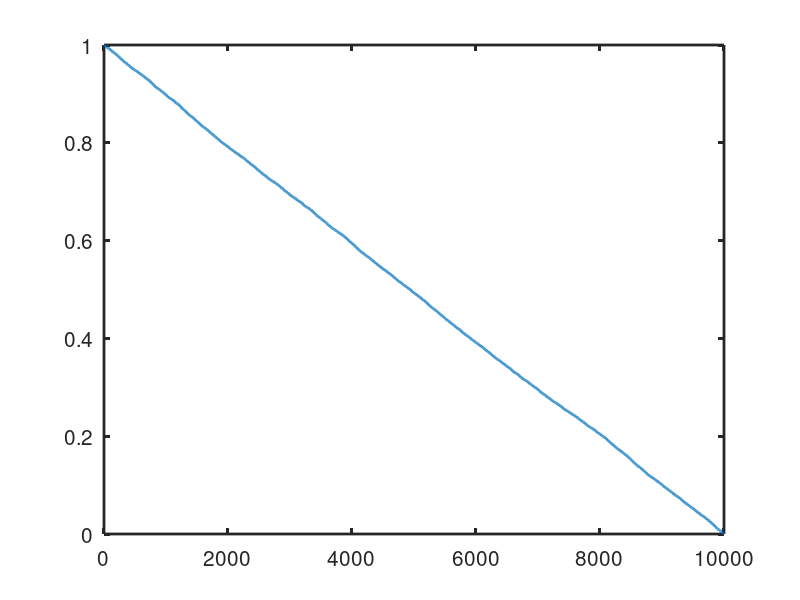
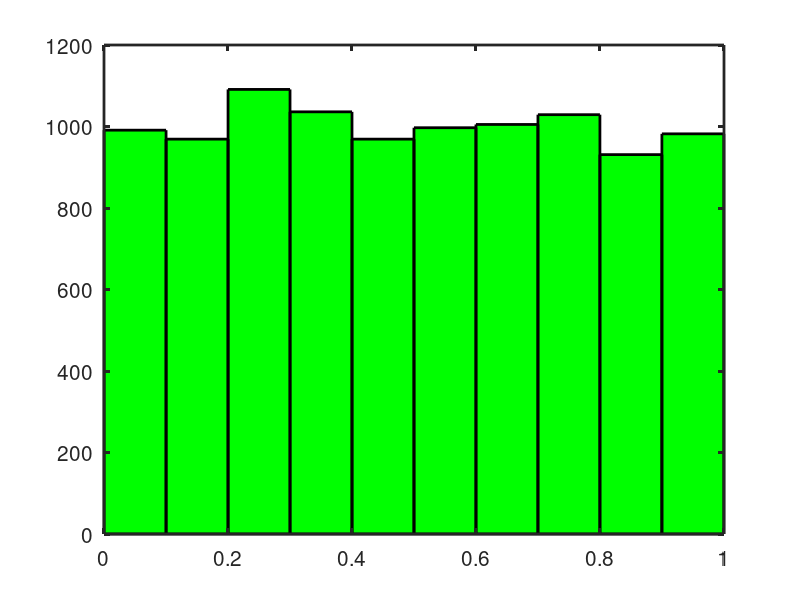
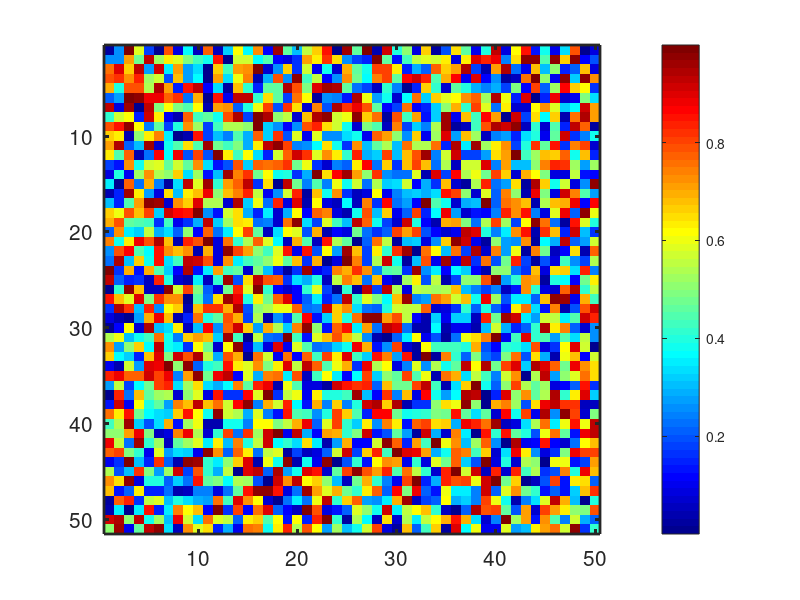
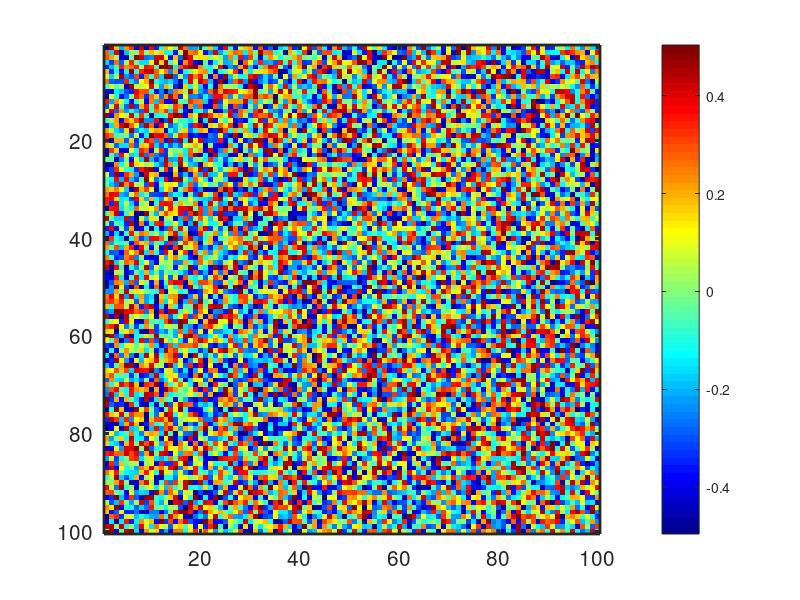

Here is the MATLAB script that generated these plots, in order:
temp = load('PS0_A.mat', 'A');
A = temp.A;

% question a
figure;
plot(sort(A(:), 'descend'), 'lineWidth', 2);
set(gca, 'fontSize', 15, 'lineWidth', 2);

% question b
figure;
hist(A(:), 10, 'FaceColor', 'g', 'lineWidth', 2);
set(gca, 'fontsize', 15, 'lineWidth', 2);

% question c
Z = A(floor(size(A, 1)/2):end, 1:floor(size(A,2)/2));
figure;
imagesc(Z);
colormap jet;
set(gca, 'fontsize', 15, 'linewidth', 2);
colorbar;

% question d
W = A - mean(A(:));
figure;
imagesc(W);
set(gca, 'fontsize', 15, 'linewidth', 2);
colormap jet;
colorbar;

% question e
Y = zeros(size(A, 1), size(A, 2), 3);
t = mean(A(:));
Y = Y + cat(3, (A > t) * 255, zeros(size(A)), zeros(size(A)));
figure;
imagesc(Y);
set(gca, 'fontsize', 15, 'linewidth', 2);
colormap jet;
colorbar;